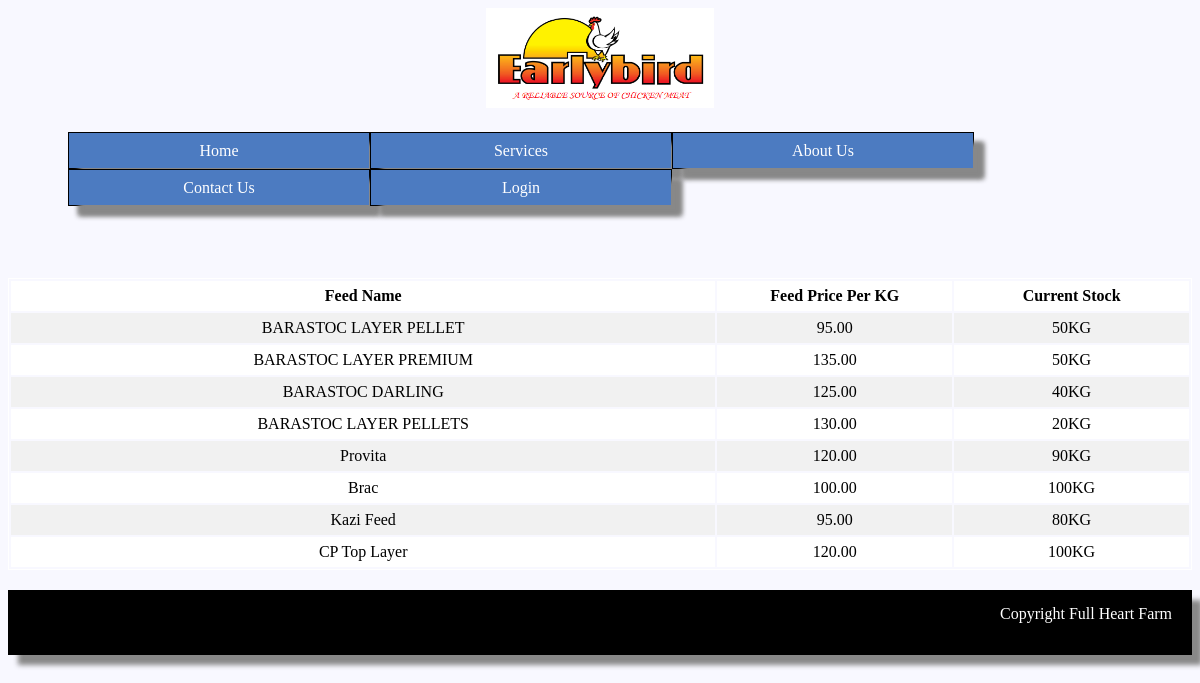
Screenshot of /pfms/feedstock.php with the database file from the repository.
### tables this page shows
CREATE TABLE `feed_for_sale` (
  `id` int(11) NOT NULL,
  `feed_name` varchar(255) NOT NULL,
  `feed_price_per_kg` decimal(8,2) NOT NULL,
  `stock` varchar(255) NOT NULL
);

### pfms/includes/database.php (called while the page is built, shortened)
<?php
class Database{
	public $host   = DB_HOST;
	public $user   = DB_USER;
	public $pass   = DB_PASS;
	public $dbname = DB_NAME;
	public $link;
	private function connectDB(){
		$this->link = new mysqli($this->host, $this->user, $this->pass, $this->dbname);
	}
	public function select($query){
		$result = $this->link->query($query) or die($this->link->error.__LINE__);
		if($result->num_rows > 0){
			return $result;
		}else {
			return false;
		}
	}
}
?>

### pfms/feedstock.php (the view, shortened to what this page needs)
<?php
	include_once 'header.php';
	include_once 'includes/database.php';
?>
<?php
$db = new Database();
$query = "SELECT * FROM feed_for_sale ";
$read = $db->select($query);
?>
<table class = "tblone">
<tr>
	<th width = "60">Feed Name</th>
	<th width = "20%">Feed Price Per KG</th>
	<th width = "20%">Current Stock</th>
</tr>
<?php
if($read){?>
	<?php while($row = $read->fetch_assoc()){?>
	<tr>
		<td><?php echo $row['feed_name'];?></td>
		<td><?php echo $row['feed_price_per_kg'];?></td>
		<td><?php echo $row['stock'];?></td>
	</tr>
<?php } ?>
<?php } else { ?>
<p>Data is not available !!</p>
<?php }?>
</table>
<?php
	include_once 'footer.php';
?>

### pfms/header.php (shortened to what this page needs)
<!DOCTYPE html>
<html>
<head>
	<link type="text/css" rel = "stylesheet" href = "HomeStyle.css">
</head>
<body>
<header>
<a href="index.php"> <img src = "LOGO.png" height="100px"> </a>
<div id="button">
	<?php
		if(isset($_SESSION['u_id'])){
			echo '<ul>
			 	<li> <a href="index.php"> Home </a> </li>
			 		<li> <a href="#"> Current Price</a>
			 			<ul>
			 				<li> <a href="chickenprice.php">Chickens Price</a></li>
			 				<li> <a href="eggprice.php">Eggs Price</a></li>
			 				<li> <a href="feedstock.php">Feed Price</a></li>
			 			</ul>
			 		</li>
			 	<li><a href="#">Admin Panel</a>
			 	<ul>
			 	<li> <a href="employeesinfo.php">Employees Info</a></li>
			 	<li> <a href="ownerinfo.php">Owners Info</a></li>
			 	<li> <a href="feedstock.php">Feed Info</a></li>
			 	</ul>
			 	</li>
			 		<li> <a href="#">Database</a>
						<ul>
	 					<li><a href="createdatabase.php">Create EmployeeInfo </a> </li>
	 					<li><a href="createaddress.php">Insert Address</a> </li>
	 		    		</ul>
	 		    	</li>
	 		    	<form action="includes/logout.inc.php" method="POST">
			 		<li> <button type="submit" name="submit">Logout</button></li>
			 		</form>
			 	</ul>';
		}else{
			echo '<ul>
	 	<li> <a href="index.php"> Home </a> </li>
	 		<li> <a href="#"> Services </a>
	 			<ul>
	 			<li><a href="chickenstocktable.php">Chicken Stock </a> </li>
	 			<li><a href="feedstock.php">Feed Stock </a> </li>
	 		    </ul>
	 		</li>
	 		<li> <a href="aboutus.php"> About Us</a> </li>
	 		<li> <a href="contactus.php"> Contact Us</a> </li>
	 			<li> <a href="#"> Login </a>
	 		<ul>
	 			<li><a href="employee.php">Employee Login </a> </li>
	 			<li><a href="admin.php">Admin Login </a> </li>
	 		</ul>
	 	</li>
 	</ul>';
 			}
	?>
 	<br>
 	<br>
 	<br>
 	<br>
 	<br>
 	<br>
 	<br>
</header>

### pfms/footer.php (shortened to what this page needs)
<footer>Copyright Full Heart Farm</footer>
</body>
</html>

### pfms/HomeStyle.css (style rules this page uses)
body { text-align: center; background-repeat: no-repeat; background-color: ghostwhite; }
#button ul { list-style: none; margin: 20px; box-shadow: 10px 10px 5px #888888; }
#button ul li { background-color: #4C7BC1; border: 1px solid black; width: 300px; height: 35px; line-height: 35px; text-align: center; float: left; position: relative; box-shadow: 10px 10px 5px #888888; }
#button ul li a { text-decoration: none; color: white; display: block; box-shadow: 10px 10px 5px #888888; position: center; }
footer { height: 50px; background-color: black; color: white; text-align: right; padding-right: 20px; padding-top: 15px; box-shadow: 10px 10px 5px #888888; }
.tblone { width:100%; border:1px solid #fff; margin:20px 0 }
.tblone td { padding:5px 10px; text-align:center; }
table.tblone tr:nth-child(2n+1) { background:#fff; height:30px; }
table.tblone tr:nth-child(2n) { background:#f1f1f1; height:30px; }

### rows the page displays
feed_for_sale: feed_name "BARASTOC LAYER PELLET", feed_price_per_kg "95.00", stock "50KG"
feed_for_sale: feed_name "BARASTOC LAYER PREMIUM", feed_price_per_kg "135.00", stock "50KG"
feed_for_sale: feed_name "BARASTOC DARLING", feed_price_per_kg "125.00", stock "40KG"
feed_for_sale: feed_name "BARASTOC LAYER PELLETS", feed_price_per_kg "130.00", stock "20KG"
feed_for_sale: feed_name "Provita", feed_price_per_kg "120.00", stock "90KG"
feed_for_sale: feed_name "Brac", feed_price_per_kg "100.00", stock "100KG"
feed_for_sale: feed_name "Kazi Feed", feed_price_per_kg "95.00", stock "80KG"
feed_for_sale: feed_name "CP Top Layer", feed_price_per_kg "120.00", stock "100KG"
